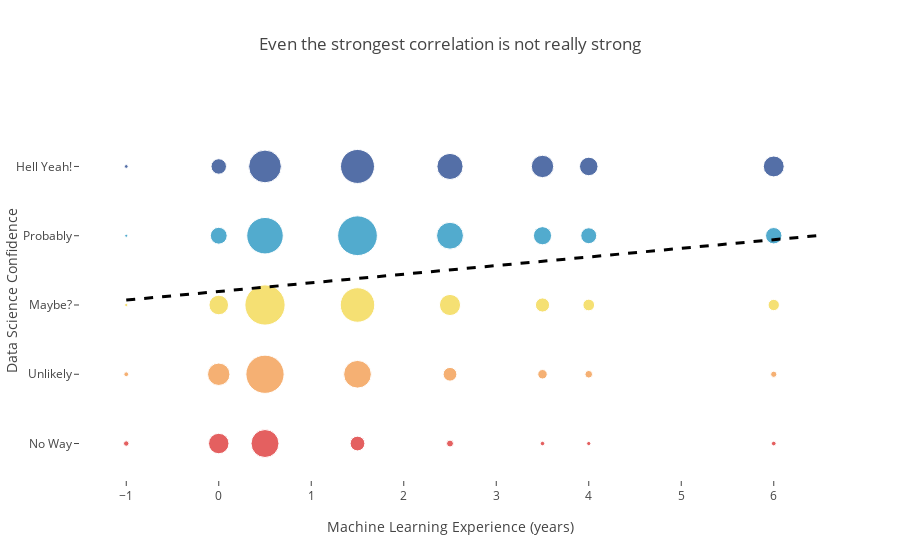

Notebook code cell kept with this figure:
### Code cell
data = [
    go.Scatter(
        y = aggr.target.values,
        x = aggr.f25.values,
        mode='markers',
        marker=dict(
            sizemode = 'diameter',
            sizeref = 1,
            size= np.sqrt(aggr.cnt.values),
            color = aggr.target.values,
            colorscale='Portland',
            reversescale=True,
            showscale=False),
        text=aggr['cnt'].values
    ),
    go.Scatter(
        x=xs[:, 0],
        y=ps,
        mode='lines',
        line=dict(color='black', width=3, dash='dash')
    )
]
layout = go.Layout(
    autosize=True,
    title='Even the strongest correlation is not really strong',
    hovermode='closest',
    xaxis= dict(title='Machine Learning Experience (years)', ticklen= 5,
                showgrid=False, zeroline=False, showline=False, range=[-1.5, 6.5]),
    yaxis=dict(title='Data Science Confidence', showgrid=False,
               zeroline=False, ticklen=5, gridwidth=2,
               tickvals=np.arange(5),
               ticktext=['No Way', 'Unlikely', 'Maybe?', 'Probably', 'Hell Yeah!']),
    showlegend=False
)
fig = go.Figure(data=data, layout=layout)
py.iplot(fig, filename='scatter_countries')

### Figure 1 — Plotly figure (JSON) as saved in the notebook; plotly's stock layout.template omitted (floating-point values rounded to 4 significant figures)
{"data": [{"marker": {"color": [0, 1, 2, 3, 4, 0, 1, 2, 3, 4, 0, 1, 2, 3, 4, 0, 1, 2, 3, 4, 0, 1, 2, 3, 4, 0, 1, 2, 3, 4, 0, 1, 2, 3, 4, 0, 1, 2, 3, 4, 0, 1, 2, 3, 4, 0, 1, 2, 3, 4], "colorscale": "Portland", "reversescale": true, "showscale": false, "size": [5.385, 4.796, 3.317, 3, 3.742, 20.47, 22.41, 19.6, 16.85, 15.46, 27.95, 38.24, 40.25, 36.52, 32.71, 14.7, 27.69, 34.51, 39.7, 33.97, 6.856, 13.75, 21.14, 26.85, 26.13, 4.472, 9.434, 14.14, 18.17, 22.36, 4.243, 7.616, 11.7, 15.94, 18.52, 4.69, 6.245, 11.31, 16.4, 20.88, 1.414, 4.69, 6.325, 8.775, 12.53, 1.732, 3.317, 5.099, 6.245, 9.381], "sizemode": "diameter", "sizeref": 1}, "mode": "markers", "text": [29, 23, 11, 9, 14, 419, 502, 384, 284, 239, 781, 1462, 1620, 1334, 1070, 216, 767, 1191, 1576, 1154, 47, 189, 447, 721, 683, 20, 89, 200, 330, 500, 18, 58, 137, 254, 343, 22, 39, 128, 269, 436, 2, 22, 40, 77, 157, 3, 11, 26, 39, 88], "x": [-1, -1, -1, -1, -1, 0, 0, 0, 0, 0, 0.5, 0.5, 0.5, 0.5, 0.5, 1.5, 1.5, 1.5, 1.5, 1.5, 2.5, 2.5, 2.5, 2.5, 2.5, 3.5, 3.5, 3.5, 3.5, 3.5, 4, 4, 4, 4, 4, 6, 6, 6, 6, 6, 12, 12, 12, 12, 12, 20, 20, 20, 20, 20], "y": [0, 1, 2, 3, 4, 0, 1, 2, 3, 4, 0, 1, 2, 3, 4, 0, 1, 2, 3, 4, 0, 1, 2, 3, 4, 0, 1, 2, 3, 4, 0, 1, 2, 3, 4, 0, 1, 2, 3, 4, 0, 1, 2, 3, 4, 0, 1, 2, 3, 4], "type": "scatter", "uid": "8fbcfbd8-e4b0-11e8-8a18-0242ac130002"}, {"line": {"color": "black", "dash": "dash", "width": 3}, "mode": "lines", "x": [-1, 0, 1, 2, 3, 4, 5, 6, 7, 8, 9, 10, 11, 12, 13, 14, 15, 16, 17, 18, 19, 20], "y": [2.071, 2.195, 2.32, 2.444, 2.569, 2.693, 2.818, 2.942, 3.067, 3.191, 3.316, 3.44, 3.565, 3.689, 3.814, 3.938, 4.063, 4.187, 4.312, 4.436, 4.56, 4.685], "type": "scatter", "uid": "8fbcfe6c-e4b0-11e8-8a18-0242ac130002"}], "layout": {"autosize": true, "hovermode": "closest", "showlegend": false, "title": "Even the strongest correlation is not really strong", "xaxis": {"range": [-1.5, 6.5], "showgrid": false, "showline": false, "ticklen": 5, "title": "Machine Learning Experience (years)", "zeroline": false}, "yaxis": {"gridwidth": 2, "showgrid": false, "ticklen": 5, "ticktext": ["No Way", "Unlikely", "Maybe?", "Probably", "Hell Yeah!"], "tickvals": [0, 1, 2, 3, 4], "title": "Data Science Confidence", "zeroline": false}}}
